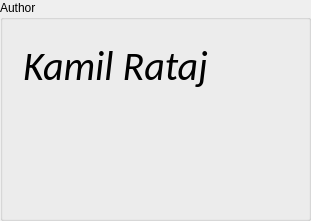
   <widget class="QGroupBox" name="groupBox_10">
    <property name="geometry">
     <rect>
      <x>850</x>
      <y>530</y>
      <width>311</width>
      <height>221</height>
     </rect>
    </property>
    <property name="cursor">
     <cursorShape>OpenHandCursor</cursorShape>
    </property>
    <property name="title">
     <string>Author</string>
    </property>
    <widget class="QLabel" name="label">
     <property name="geometry">
      <rect>
       <x>20</x>
       <y>20</y>
       <width>191</width>
       <height>91</height>
      </rect>
     </property>
     <property name="font">
      <font>
       <family>Calibri</family>
       <pointsize>30</pointsize>
       <italic>true</italic>
      </font>
     </property>
     <property name="text">
      <string>Kamil Rataj</string>
     </property>
     <property name="alignment">
      <set>Qt::AlignmentFlag::AlignCenter</set>
     </property>
    </widget>
    <widget class="QLabel" name="label_logoKI">
     <property name="geometry">
      <rect>
       <x>209</x>
       <y>20</y>
       <width>91</width>
       <height>91</height>
      </rect>
     </property>
     <property name="text">
      <string/>
     </property>
     <property name="pixmap">
      <pixmap>assets/ki_LOGO_w.png</pixmap>
     </property>
     <property name="scaledContents">
      <bool>true</bool>
     </property>
    </widget>
    <widget class="QLabel" name="label_logo_AT">
     <property name="geometry">
      <rect>
       <x>20</x>
       <y>140</y>
       <width>271</width>
       <height>61</height>
      </rect>
     </property>
     <property name="text">
      <string/>
     </property>
     <property name="pixmap">
      <pixmap>assets/at.png</pixmap>
     </property>
     <property name="scaledContents">
      <bool>true</bool>
     </property>
    </widget>
   </widget>
